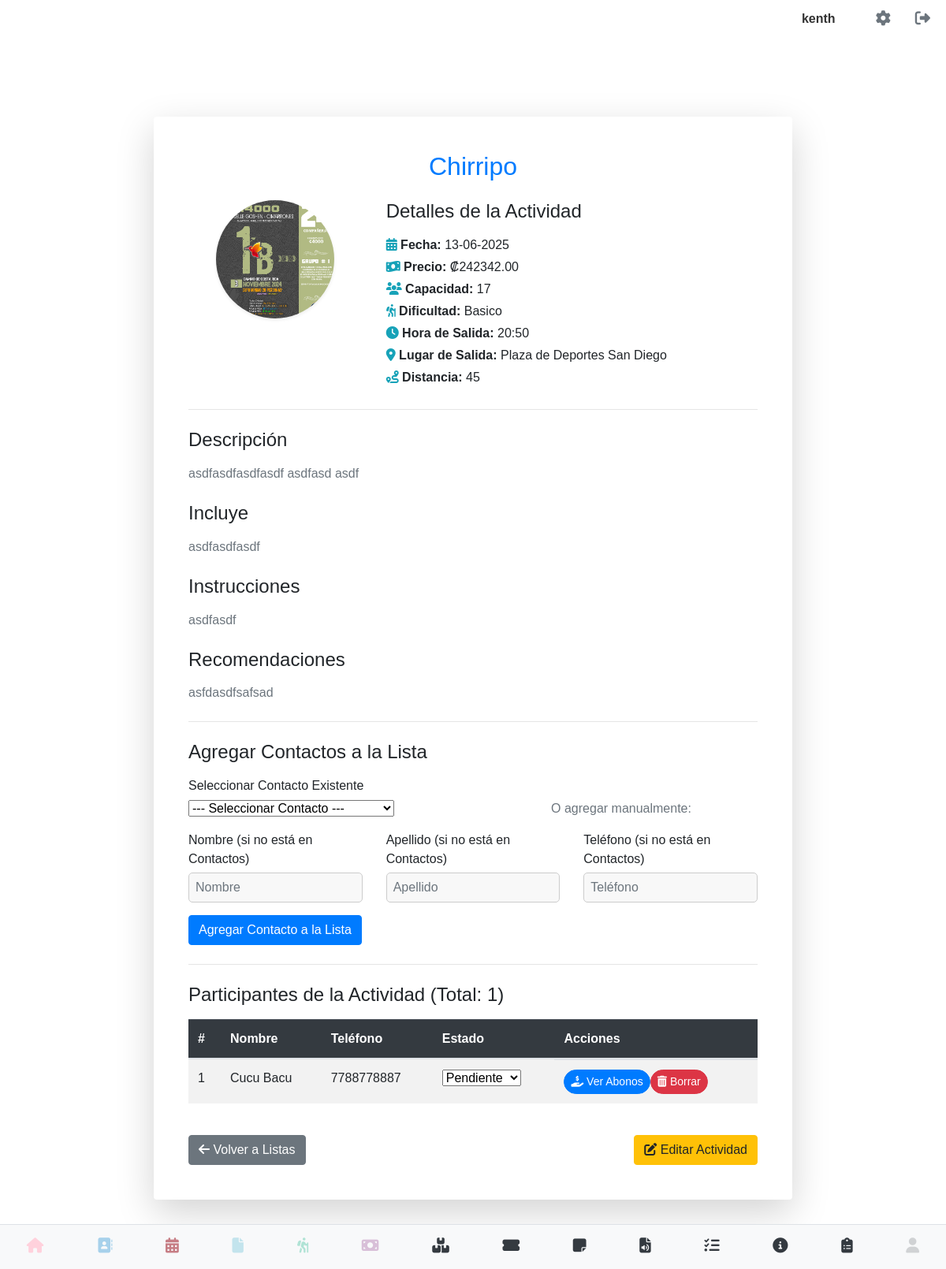
The app's page /detalle_lista/1 (signed in) with its own data.
### models.py (models this page shows, shortened)
class User(UserMixin, db.Model):
    __tablename__ = 'users' # Nombre de la tabla es 'users'
    id = db.Column(db.Integer, primary_key=True)
    username = db.Column(db.String(80), unique=True, nullable=False)
    email = db.Column(db.String(120), unique=True, nullable=False)
    cedula = db.Column(db.String(20), unique=True, nullable=False)
    telefono = db.Column(db.String(20), nullable=False)
    password_hash = db.Column(db.String(128))
    image_filename = db.Column(db.String(255), nullable=True)
    @property
    def is_authenticated(self):
        return True

class ListaActividad(db.Model):
    __tablename__ = 'lista_actividad'
    id = db.Column(db.Integer, primary_key=True)
    usuario_id = db.Column(db.Integer, db.ForeignKey('users.id'), nullable=False)
    avatar_actividad = db.Column(db.String(255), nullable=True)
    nombre_actividad = db.Column(db.String(255), nullable=False)
    fecha_actividad = db.Column(db.Date, nullable=False)
    precio_actividad = db.Column(db.Numeric(10, 2), nullable=False)
    capacidad = db.Column(db.String(50), nullable=False) # Cambiado a String para "Más de 45"
    dificultad_actividad = db.Column(db.String(50), nullable=False)
    hora_salida = db.Column(db.Time, nullable=False)
    lugar_salida = db.Column(db.String(255), nullable=False)
    distancia = db.Column(db.String(100), nullable=True)
    descripcion = db.Column(db.Text, nullable=True)
    incluye = db.Column(db.Text, nullable=True)
    instrucciones = db.Column(db.Text, nullable=True)
    recomendaciones = db.Column(db.Text, nullable=True)
    fecha_creacion = db.Column(db.DateTime, default=datetime.utcnow)
    contactos_actividad = db.relationship('ContactoActividad', backref='lista_actividad', lazy=True, cascade="all, delete-orphan")

class ContactoActividad(db.Model):
    __tablename__ = 'contacto_actividad'
    id = db.Column(db.Integer, primary_key=True)
    lista_actividad_id = db.Column(db.Integer, db.ForeignKey('lista_actividad.id'), nullable=False)
    contacto_id = db.Column(db.Integer, db.ForeignKey('contacto.id'), nullable=True) # Puede ser nulo si es manual
    nombre_manual = db.Column(db.String(100), nullable=True)
    apellido_manual = db.Column(db.String(100), nullable=True)
    telefono_manual = db.Column(db.String(20), nullable=True)
    estado = db.Column(db.String(50), default='Pendiente') # Pendiente, Reservado, Cancelado
    fecha_registro = db.Column(db.DateTime, default=datetime.utcnow)
    contacto = db.relationship('Contacto', backref=db.backref('actividades_apuntado', lazy=True))
    abonos = db.relationship('Abono', backref='contacto_actividad', lazy=True, cascade="all, delete-orphan")
    def get_nombre_completo(self):
        if self.contacto:
            return f"{self.contacto.nombre.title()} {self.contacto.primer_apellido.title() if self.contacto.primer_apellido else ''} {self.contacto.segundo_apellido.title() if self.contacto.segundo_apellido else ''}".strip()
        return f"{self.nombre_manual.title()} {self.apellido_manual.title() if self.apellido_manual else ''}".strip()
    def get_telefono(self):
        if self.contacto:
            return self.contacto.movil or self.contacto.telefono
        return self.telefono_manual

### lista_abonos.py (the view, shortened to what this page needs)
@abonos_bp.route('/detalle_lista/<int:lista_id>', methods=['GET', 'POST'])
@login_required
def detalle_lista(lista_id):
    lista = ListaActividad.query.filter_by(id=lista_id, usuario_id=current_user.id).first_or_404()
    form_add_contact = ContactoActividadForm()
    if current_user and hasattr(current_user, 'id'):
        contactos_usuario = Contacto.query.filter_by(usuario_id=current_user.id).order_by(Contacto.nombre).all()
        form_add_contact.contacto_existente_id.choices = [(0, '--- Seleccionar Contacto ---')] + \
                                                         [(c.id, f"{c.nombre} {c.primer_apellido or ''} {c.segundo_apellido or ''} - {c.movil or c.telefono}") for c in contactos_usuario]
    else:
        form_add_contact.contacto_existente_id.choices = [(0, '--- No hay contactos disponibles ---')]
    form_abono = AbonoForm() # Formulario para agregar abonos
    contactos_en_lista = ContactoActividad.query.filter_by(lista_actividad_id=lista.id).all()
    return render_template(
        'detalle_lista.html',
        lista=lista,
        form_add_contact=form_add_contact,
        form_abono=form_abono,
        contactos_en_lista=contactos_en_lista
    )

### lista_abonos.py
class ContactoActividadForm(FlaskForm):
    contacto_existente_id = SelectField('Seleccionar Contacto Existente', coerce=int, validators=[Optional()])
    nombre_manual = StringField('Nombre (si no está en Contactos)', validators=[Optional()])
    apellido_manual = StringField('Apellido (si no está en Contactos)', validators=[Optional()])
    telefono_manual = StringField('Teléfono (si no está en Contactos)', validators=[Optional()])
    submit = SubmitField('Agregar Contacto a la Lista')
    def __init__(self, *args, **kwargs):
        super(ContactoActividadForm, self).__init__(*args, **kwargs)
        if current_user and hasattr(current_user, 'id'):
            contactos_usuario = Contacto.query.filter_by(usuario_id=current_user.id).order_by(Contacto.nombre).all()
            self.contacto_existente_id.choices = [(0, '--- Seleccionar Contacto ---')] + \
                                                 [(c.id, f"{c.nombre} {c.primer_apellido or ''} {c.segundo_apellido or ''} - {c.movil or c.telefono}") for c in contactos_usuario]
        else:
            self.contacto_existente_id.choices = [(0, '--- No hay contactos disponibles ---')] # No hay usuario logueado o ID

class AbonoForm(FlaskForm):
    monto = DecimalField('Monto del Abono', validators=[DataRequired(), NumberRange(min=0.01)])
    submit = SubmitField('Registrar Abono')

### app.py (called while the page is built)
@login_manager.user_loader
def load_user(user_id):
    return User.query.get(int(user_id))

### templates/detalle_lista.html (shortened to what this page needs)
{% extends 'base.html' %}
{% block content %}
<div class="container mt-5 mb-5">
    <div class="row justify-content-center">
        <div class="col-md-10 col-lg-9">
            <div class="card shadow-lg p-4 rounded-3 border-0">
                <div class="card-body">
                    <h2 class="card-title text-center mb-4 text-primary fw-bold">{{ lista.nombre_actividad }}</h2>
                    <div class="row mb-4">
                        <div class="col-md-4 text-center">
                            {% if lista.avatar_actividad %}
                                <img src="{{ url_for('static', filename='uploads/' + lista.avatar_actividad) }}" class="img-fluid rounded-circle shadow-sm" alt="Avatar de la Actividad" style="width: 150px; height: 150px; object-fit: cover;">
                            {% else %}
                                <div class="bg-light d-flex align-items-center justify-content-center rounded-circle" style="width: 150px; height: 150px;">
                                    <i class="fas fa-mountain fa-5x text-muted"></i>
                                </div>
                            {% endif %}
                        </div>
                        <div class="col-md-8">
                            <h4 class="mb-3">Detalles de la Actividad</h4>
                            <p class="mb-1"><i class="fas fa-calendar-alt me-2 text-info"></i> <strong>Fecha:</strong> {{ lista.fecha_actividad.strftime('%d-%m-%Y') }}</p>
                            <p class="mb-1"><i class="fas fa-money-bill-wave me-2 text-info"></i> <strong>Precio:</strong> ₡{{ "%.2f"|format(lista.precio_actividad) }}</p>
                            <p class="mb-1"><i class="fas fa-users me-2 text-info"></i> <strong>Capacidad:</strong> {{ lista.capacidad }}</p>
                            <p class="mb-1"><i class="fas fa-hiking me-2 text-info"></i> <strong>Dificultad:</strong> {{ lista.dificultad_actividad }}</p>
                            <p class="mb-1"><i class="fas fa-clock me-2 text-info"></i> <strong>Hora de Salida:</strong> {{ lista.hora_salida.strftime('%H:%M') }}</p>
                            <p class="mb-1"><i class="fas fa-map-marker-alt me-2 text-info"></i> <strong>Lugar de Salida:</strong> {{ lista.lugar_salida }}</p>
                            <p class="mb-1"><i class="fas fa-route me-2 text-info"></i> <strong>Distancia:</strong> {{ lista.distancia or 'N/A' }}</p>
                        </div>
                    </div>
                    <hr class="my-4">
                    <h4 class="mb-3">Descripción</h4>
                    <p class="text-muted">{{ lista.descripcion or 'No hay descripción disponible.' }}</p>
                    {% if lista.incluye %}
                    <h4 class="mt-4 mb-3">Incluye</h4>
                    <p class="text-muted">{{ lista.incluye }}</p>
                    {% endif %}
                    {% if lista.instrucciones %}
                    <h4 class="mt-4 mb-3">Instrucciones</h4>
                    <p class="text-muted">{{ lista.instrucciones }}</p>
                    {% endif %}
                    {% if lista.recomendaciones %}
                    <h4 class="mt-4 mb-3">Recomendaciones</h4>
                    <p class="text-muted">{{ lista.recomendaciones }}</p>
                    {% endif %}
                    <hr class="my-4">
                    <h4 class="mb-3">Agregar Contactos a la Lista</h4>
                    <form method="POST" class="mb-4">
                        <div class="row align-items-end mb-3">
                            <div class="col-md-6 mb-3 mb-md-0">
                                {{ form_add_contact.contacto_existente_id.label(class="form-label") }}
                                {{ form_add_contact.contacto_existente_id(class="form-select") }}
                            </div>
                            <div class="col-md-6 text-center d-flex align-items-center justify-content-center">
                                <span class="text-muted fw-bold">O agregar manualmente:</span>
                            </div>
                        </div>
                        <div class="row mb-3">
                            <div class="col-md-4 mb-3 mb-md-0">
                                {{ form_add_contact.nombre_manual.label(class="form-label") }}
                                {{ form_add_contact.nombre_manual(class="form-control", placeholder="Nombre") }}
                            </div>
                            <div class="col-md-4 mb-3 mb-md-0">
                                {{ form_add_contact.apellido_manual.label(class="form-label") }}
                                {{ form_add_contact.apellido_manual(class="form-control", placeholder="Apellido") }}
                            </div>
                            <div class="col-md-4">
                                {{ form_add_contact.telefono_manual.label(class="form-label") }}
                                {{ form_add_contact.telefono_manual(class="form-control", placeholder="Teléfono") }}
                            </div>
                        </div>
                        <div class="d-grid mt-3">
                            {{ form_add_contact.submit(class="btn btn-primary") }}
                        </div>
                    </form>
                    <hr class="my-4">
                    <h4 class="mb-3">Participantes de la Actividad (Total: {{ contactos_en_lista|length }})</h4>
                    {% if contactos_en_lista %}
                        <div class="table-responsive">
                            <table class="table table-hover table-striped">
                                <thead class="table-dark">
                                    <tr>
                                        <th scope="col">#</th>
                                        <th scope="col">Nombre</th>
                                        <th scope="col">Teléfono</th>
                                        <th scope="col">Estado</th>
                                        <th scope="col">Acciones</th>
                                    </tr>
                                </thead>
                                <tbody>
                                    {% for contacto_act in contactos_en_lista %}
                                    <tr>
                                        <td>{{ loop.index }}</td>
                                        <td>
                                            {{ contacto_act.get_nombre_completo() }}
                                        </td>
                                        <td>{{ contacto_act.get_telefono() }}</td>
                                        <td>
                                            <select class="form-select form-select-sm" onchange="updateContactoEstado({{ contacto_act.id }}, this.value)">
                                                <option value="Pendiente" {% if contacto_act.estado == 'Pendiente' %}selected{% endif %}>Pendiente</option>
                                            </select>
                                        </td>
                                        <td class="d-flex flex-wrap gap-2">
                                            <a href="{{ url_for('abonos.ver_detalle_contacto_abonos', contacto_actividad_id=contacto_act.id) }}" class="btn btn-primary btn-sm rounded-pill"><i class="fas fa-hand-holding-usd me-1"></i> Ver Abonos</a>
                                            <button type="button" class="btn btn-danger btn-sm rounded-pill" onclick="confirmDeleteContactoLista({{ contacto_act.id }}, '{{ contacto_act.get_nombre_completo() }}')"><i class="fas fa-trash-alt me-1"></i> Borrar</button>
                                        </td>
                                    </tr>
                                    {% endfor %}
                                </tbody>
                            </table>
                        </div>
                    {% else %}
                        <div class="alert alert-warning text-center" role="alert">
                            No hay contactos añadidos a esta lista de actividad aún.
                        </div>
                    {% endif %}
                    <div class="d-flex justify-content-between mt-4">
                        <a href="{{ url_for('abonos.ver_lista') }}" class="btn btn-secondary"><i class="fas fa-arrow-left me-2"></i> Volver a Listas</a>
                        <a href="{{ url_for('abonos.editar_lista', lista_id=lista.id) }}" class="btn btn-warning"><i class="fas fa-edit me-2"></i> Editar Actividad</a>
                    </div>
                </div>
            </div>
        </div>
    </div>
</div>
{% endblock %}

### templates/base.html (shortened to what this page needs)
<!DOCTYPE html>
<html lang="es">
<head>
    <link rel="stylesheet" type="text/css" href="{{ url_for('static', filename='css/main.css') }}">
    <link rel="stylesheet" href="https://cdn.jsdelivr.net/npm/sweetalert2@11/dist/sweetalert2.min.css">
</head>
<body>
    <div class="contactos-container">
    {% if current_user.is_authenticated %}
        <div class="top-right">
            <span class="username-display">{{ current_user.username }}</span>
            <a href="{{ url_for('perfil') }}" class="gear-icon"><i class="fas fa-cog"></i></a>
            <a href="{{ url_for('logout') }}" class="logout-icon"><i class="fas fa-sign-out-alt"></i></a>
        </div>
    {% endif %}
</div>
<div class="container-block">
    {% block content %}
    {% endblock %}
</div>
{% include "navbar.html" %}
</body>
</html>

### static/css/base.css (style rules this page uses)
body { font-family: sans-serif; margin: 0; }
.container-block { margin-top:80px; padding: 20px; }
.top-right { position: absolute; top: 10px; right: 20px; display: flex; align-items: center; }
.gear-icon, .logout-icon { font-size: 24px; text-decoration: none; color: #333; margin-left: 15px; }
.username-display { margin-right: 20px; font-weight: bold; color: #333; }
label { display: block; margin-bottom: 5px; }
input[type="text"], input[type="password"] { width: 100%; padding: 8px; box-sizing: border-box; border-radius: 5px; background-color: #f8f8f8; border: 1px solid #ccc; }

### static/css/forms.css (style rules this page uses)
label { display: block; margin-bottom: 5px; }

### static/css/perfil.css (style rules this page uses)
body { font-family: sans-serif; margin: 20px; }

### static/css/listar_contacto.css (style rules this page uses)
.contactos-container { font-family: Arial, sans-serif; color: #333; }
.contactos-container .top-right { display: flex; justify-content: flex-end; align-items: center; gap: 1rem; padding-bottom: 1rem; }
.contactos-container .username-display { font-weight: bold; }
.contactos-container .gear-icon, .contactos-container .logout-icon { color: #6c757d; font-size: 1.2rem; text-decoration: none; }

### records on screen
User: username "kenth"
ListaActividad: nombre_actividad "Chirripo", avatar_actividad (picture), fecha_actividad "13-06-2025", precio_actividad "242342.00", capacidad "17", dificultad_actividad "Basico", hora_salida "20:50", lugar_salida "Plaza de Deportes San Diego", distancia "45", descripcion "asdfasdfasdfasdf asdfasd asdf", incluye "asdfasdfasdf", instrucciones "asdfasdf", recomendaciones "asfdasdfsafsad"
ContactoActividad: get_nombre_completo "Cucu Bacu", get_telefono "7788778887", estado+id "Pendiente"

### other values on screen
{{ contactos_en_lista|length }} "1"
